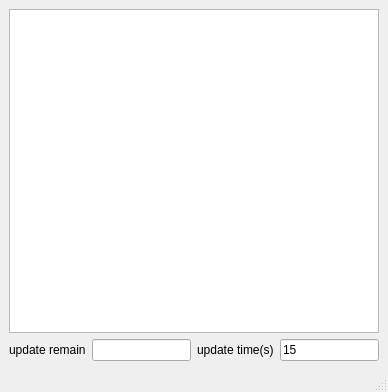
<?xml version="1.0" encoding="UTF-8"?>
<ui version="4.0">
 <class>MainWindow</class>
 <widget class="QMainWindow" name="MainWindow">
  <property name="geometry">
   <rect>
    <x>0</x>
    <y>0</y>
    <width>388</width>
    <height>392</height>
   </rect>
  </property>
  <property name="windowTitle">
   <string>MainWindow</string>
  </property>
  <widget class="QWidget" name="centralwidget">
   <layout class="QVBoxLayout" name="verticalLayout">
    <item>
     <widget class="QTableWidget" name="tableWidget">
      <property name="font">
       <font>
        <pointsize>12</pointsize>
       </font>
      </property>
      <property name="dragEnabled">
       <bool>false</bool>
      </property>
      <property name="dragDropMode">
       <enum>QAbstractItemView::NoDragDrop</enum>
      </property>
      <property name="defaultDropAction">
       <enum>Qt::CopyAction</enum>
      </property>
      <property name="sortingEnabled">
       <bool>true</bool>
      </property>
     </widget>
    </item>
    <item>
     <layout class="QHBoxLayout" name="horizontalLayout">
      <item>
       <widget class="QLabel" name="label">
        <property name="text">
         <string>update remain</string>
        </property>
       </widget>
      </item>
      <item>
       <widget class="QLineEdit" name="lineEdit_2">
        <property name="readOnly">
         <bool>true</bool>
        </property>
       </widget>
      </item>
      <item>
       <widget class="QLabel" name="label_2">
        <property name="text">
         <string>update time(s)</string>
        </property>
       </widget>
      </item>
      <item>
       <widget class="QLineEdit" name="update_time">
        <property name="text">
         <string>15</string>
        </property>
       </widget>
      </item>
     </layout>
    </item>
   </layout>
  </widget>
  <widget class="QMenuBar" name="menubar">
   <property name="geometry">
    <rect>
     <x>0</x>
     <y>0</y>
     <width>388</width>
     <height>22</height>
    </rect>
   </property>
  </widget>
  <widget class="QStatusBar" name="statusbar"/>
 </widget>
 <resources/>
 <connections/>
</ui>
